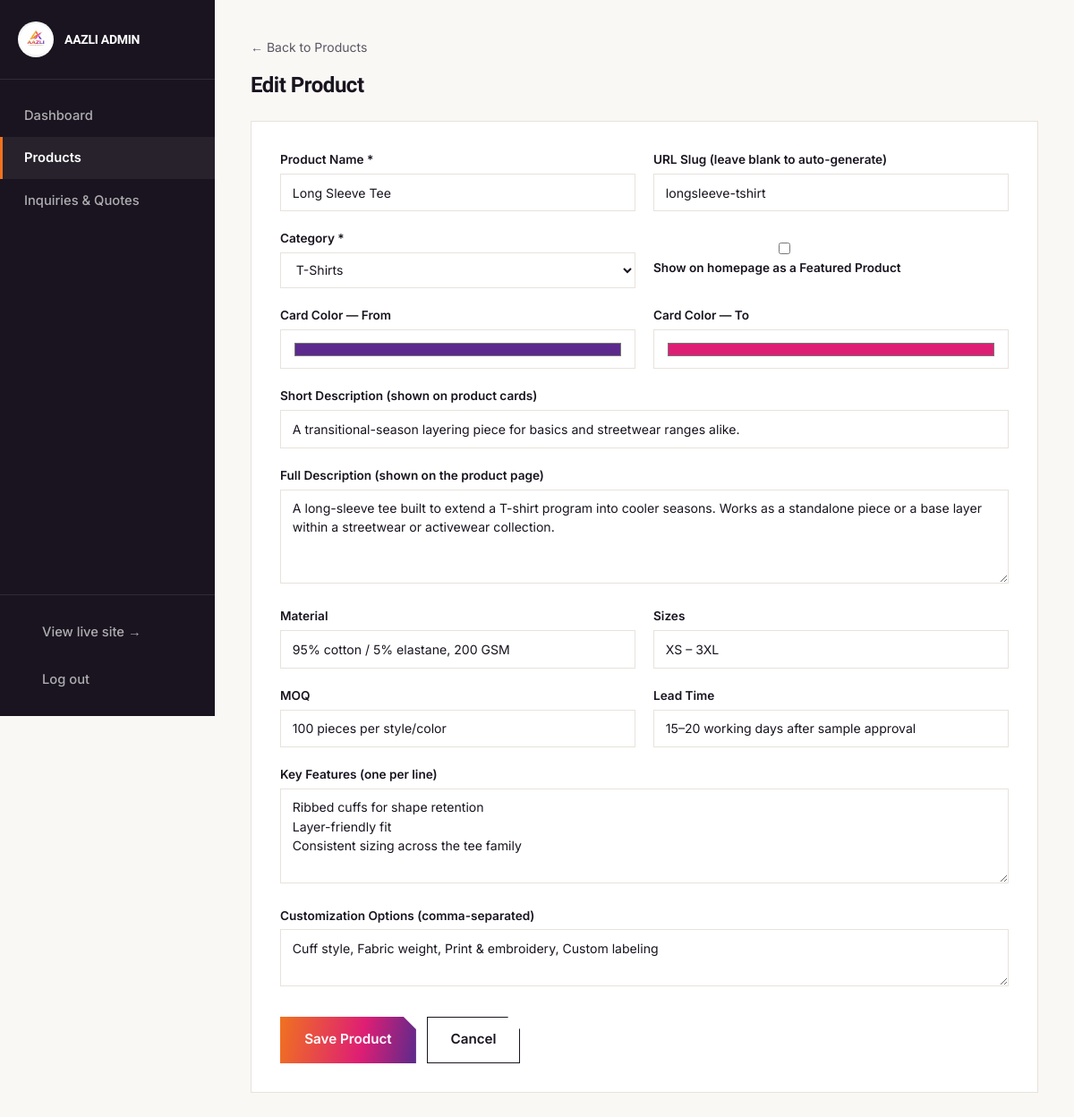
Screenshot of /admin/product-edit.php?id=3 (signed in) with the database file from the repository.
### tables this page shows
CREATE TABLE IF NOT EXISTS products (
  id INT AUTO_INCREMENT PRIMARY KEY,
  slug VARCHAR(120) UNIQUE NOT NULL,
  name VARCHAR(150) NOT NULL,
  category VARCHAR(100) NOT NULL,
  category_slug VARCHAR(50) NOT NULL,
  featured TINYINT(1) NOT NULL DEFAULT 0,
  swatch_from VARCHAR(20) NOT NULL DEFAULT '#F0721F',
  swatch_to VARCHAR(20) NOT NULL DEFAULT '#DE1E74',
  short_desc VARCHAR(300),
  description TEXT,
  material VARCHAR(200),
  sizes VARCHAR(100),
  moq VARCHAR(100),
  lead_time VARCHAR(100),
  features TEXT,           
  customization TEXT,      
  created_at TIMESTAMP DEFAULT CURRENT_TIMESTAMP,
  updated_at TIMESTAMP DEFAULT CURRENT_TIMESTAMP ON UPDATE CURRENT_TIMESTAMP
);

### admin/product-edit.php (the view, shortened to what this page needs)
<?php
require __DIR__ . '/auth.php';
$id = $_GET['id'] ?? null;
$product = [
    'slug' => '', 'name' => '', 'category' => 'T-Shirts', 'category_slug' => 'tshirts',
    'featured' => 0, 'swatch_from' => '#F0721F', 'swatch_to' => '#DE1E74',
    'short_desc' => '', 'description' => '', 'material' => '', 'sizes' => '', 'moq' => '',
    'lead_time' => '', 'features' => '', 'customization' => '',
];
if ($id) {
    $stmt = $pdo->prepare("SELECT * FROM products WHERE id = ?");
    $stmt->execute([$id]);
    $found = $stmt->fetch(PDO::FETCH_ASSOC);
    if ($found) $product = $found;
}
$categories = [
    'tshirts' => 'T-Shirts', 'hoodies' => 'Hoodies & Sweatshirts', 'activewear' => 'Activewear & Sportswear',
    'streetwear' => 'Streetwear Essentials', 'bottoms' => 'Joggers & Bottoms', 'kids' => 'Kidswear',
];
include __DIR__ . '/_layout_top.php';
?>
<a href="products.php" class="text-sm text-[var(--slate)] hover:text-[var(--orange)] mb-4 inline-block">&larr; Back to Products</a>
<h1 class="font-display text-2xl font-bold mb-6"><?= $id ? 'Edit Product' : 'Add New Product' ?></h1>
<form method="post" class="form-grid bg-white border border-[var(--line)] p-8 grid sm:grid-cols-2 gap-5 max-w-4xl">
  <div><label>Product Name *</label><input name="name" required value="<?= htmlspecialchars($product['name']) ?>" /></div>
  <div><label>URL Slug (leave blank to auto-generate)</label><input name="slug" value="<?= htmlspecialchars($product['slug']) ?>" placeholder="e.g. classic-crew-tshirt" /></div>
  <div>
    <label>Category *</label>
    <select name="category_slug">
      <?php foreach ($categories as $slug => $label): ?>
        <option value="<?= $slug ?>" <?= $product['category_slug'] === $slug ? 'selected' : '' ?>><?= $label ?></option>
      <?php endforeach; ?>
    </select>
  </div>
  <div class="flex items-end pb-2">
    <label class="flex items-center gap-2 font-normal text-sm">
      <input type="checkbox" name="featured" value="1" <?= $product['featured'] ? 'checked' : '' ?> class="w-auto" />
      Show on homepage as a Featured Product
    </label>
  </div>
  <div><label>Card Color — From</label><input type="color" name="swatch_from" value="<?= htmlspecialchars($product['swatch_from']) ?>" class="h-11" /></div>
  <div><label>Card Color — To</label><input type="color" name="swatch_to" value="<?= htmlspecialchars($product['swatch_to']) ?>" class="h-11" /></div>
  <div class="sm:col-span-2"><label>Short Description (shown on product cards)</label><input name="short_desc" value="<?= htmlspecialchars($product['short_desc']) ?>" /></div>
  <div class="sm:col-span-2"><label>Full Description (shown on the product page)</label><textarea name="description" rows="4"><?= htmlspecialchars($product['description']) ?></textarea></div>
  <div><label>Material</label><input name="material" value="<?= htmlspecialchars($product['material']) ?>" /></div>
  <div><label>Sizes</label><input name="sizes" value="<?= htmlspecialchars($product['sizes']) ?>" placeholder="e.g. XS – 3XL" /></div>
  <div><label>MOQ</label><input name="moq" value="<?= htmlspecialchars($product['moq']) ?>" /></div>
  <div><label>Lead Time</label><input name="lead_time" value="<?= htmlspecialchars($product['lead_time']) ?>" /></div>
  <div class="sm:col-span-2"><label>Key Features (one per line)</label><textarea name="features" rows="4"><?= htmlspecialchars($product['features']) ?></textarea></div>
  <div class="sm:col-span-2"><label>Customization Options (comma-separated)</label><textarea name="customization" rows="2"><?= htmlspecialchars($product['customization']) ?></textarea></div>
  <div class="sm:col-span-2 flex gap-3 pt-2">
    <button type="submit" class="btn-grad">Save Product</button>
    <a href="products.php" class="btn-outline">Cancel</a>
  </div>
</form>
<?php include __DIR__ . '/_layout_bottom.php'; ?>

### css/style.css (style rules this page uses)
:root { --ink:#19141F; --charcoal:#2B2433; --slate:#5B5563; --line:#E7E2DC; --paper:#FAF8F5; --white:#FFFFFF; --orange:#F0721F; --gold:#F5A82A; --magenta:#DE1E74; --purple:#5B2A8C; --grad: linear-gradient(100deg, var(--orange) 0%, var(--magenta) 60%, var(--purple) 100%); }
* { box-sizing:border-box; }
html { scroll-behavior:smooth; }
body { font-family:'Inter', sans-serif; color:var(--ink); background:var(--paper); -webkit-font-smoothing:antialiased; }
.font-display { font-family:'Sora', sans-serif; }
h1,h2,h3,h4,.font-display { font-family:'Sora', sans-serif; letter-spacing:-0.02em; }
.btn-outline { display:inline-flex;align-items:center;gap:.5rem; border:1.5px solid var(--ink); color:var(--ink); padding:.85rem 1.6rem;font-weight:600;font-size:.95rem; clip-path: polygon(0 0, calc(100% - 14px) 0, 100% 14px, 100% 100%, 0 100%); transition:all .18s ease; }
.btn-grad { display:inline-flex;align-items:center;gap:.5rem; background:var(--grad); color:#fff; padding:.9rem 1.7rem;font-weight:600;font-size:.95rem; clip-path: polygon(0 0, calc(100% - 14px) 0, 100% 14px, 100% 100%, 0 100%); transition:transform .18s ease, filter .18s ease; }

### admin/admin.css (style rules this page uses)
body { background: var(--paper); }
.form-grid label { font-size: .85rem; font-weight: 600; display:block; margin-bottom: .35rem; }
.form-grid input, .form-grid select, .form-grid textarea { width: 100%; border: 1px solid var(--line); padding: .6rem .8rem; font-size: .88rem; background:#fff; }

### rows the page displays
products: name "Long Sleeve Tee", slug "longsleeve-tshirt", category_slug "T-Shirts", swatch_from "#5b2a8c", swatch_to "#de1e74", short_desc "A transitional-season layering piece for basics and streetwear ranges alike.", description "A long-sleeve tee built to extend a T-shirt program into cooler seasons. Works as a standalone piece or a base layer within a streetwear or activewear collection.", material "95% cotton / 5% elastane, 200 GSM", sizes "XS – 3XL", moq "100 pieces per style/color", lead_time "15–20 working days after sample approval", features "Ribbed cuffs for shape retention Layer-friendly fit Consistent sizing across the tee family", customization "Cuff style, Fabric weight, Print & embroidery, Custom labeling"
